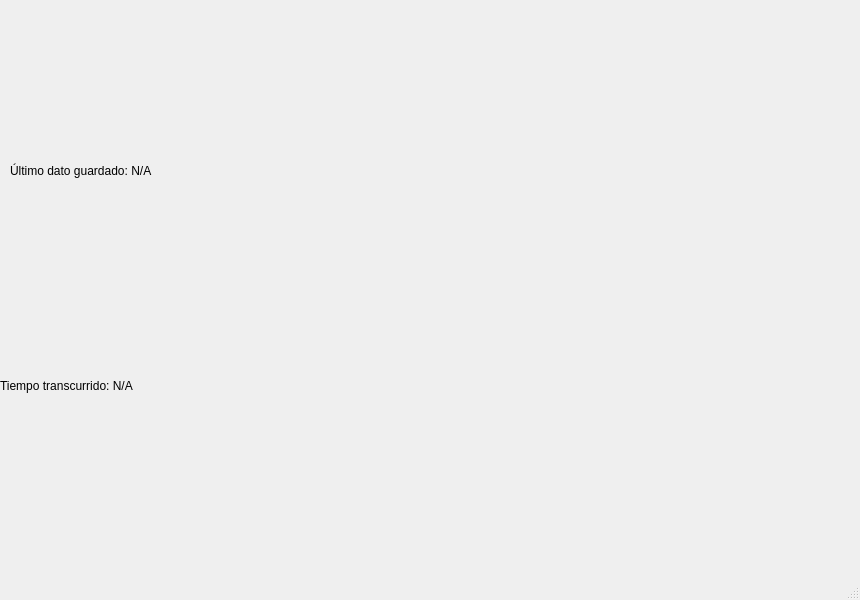
<?xml version="1.0" encoding="UTF-8"?>
<ui version="4.0">
 <class>MainWindow</class>
 <widget class="QMainWindow" name="MainWindow">
  <property name="geometry">
   <rect>
    <x>0</x>
    <y>0</y>
    <width>860</width>
    <height>600</height>
   </rect>
  </property>
  <property name="windowTitle">
   <string>Sensor Data Application</string>
  </property>
  <widget class="QWidget" name="centralwidget">
   <widget class="QLabel" name="lastDataLabel">
    <property name="geometry">
     <rect>
      <x>10</x>
      <y>10</y>
      <width>751</width>
      <height>321</height>
     </rect>
    </property>
    <property name="minimumSize">
     <size>
      <width>100</width>
      <height>100</height>
     </size>
    </property>
    <property name="text">
     <string>Último dato guardado: N/A</string>
    </property>
   </widget>
   <widget class="QLabel" name="timeElapsedLabel">
    <property name="geometry">
     <rect>
      <x>0</x>
      <y>310</y>
      <width>761</width>
      <height>151</height>
     </rect>
    </property>
    <property name="minimumSize">
     <size>
      <width>100</width>
      <height>100</height>
     </size>
    </property>
    <property name="text">
     <string>Tiempo transcurrido: N/A</string>
    </property>
   </widget>
  </widget>
  <widget class="QMenuBar" name="menubar">
   <property name="geometry">
    <rect>
     <x>0</x>
     <y>0</y>
     <width>860</width>
     <height>20</height>
    </rect>
   </property>
  </widget>
  <widget class="QStatusBar" name="statusbar"/>
 </widget>
 <resources/>
 <connections/>
</ui>
